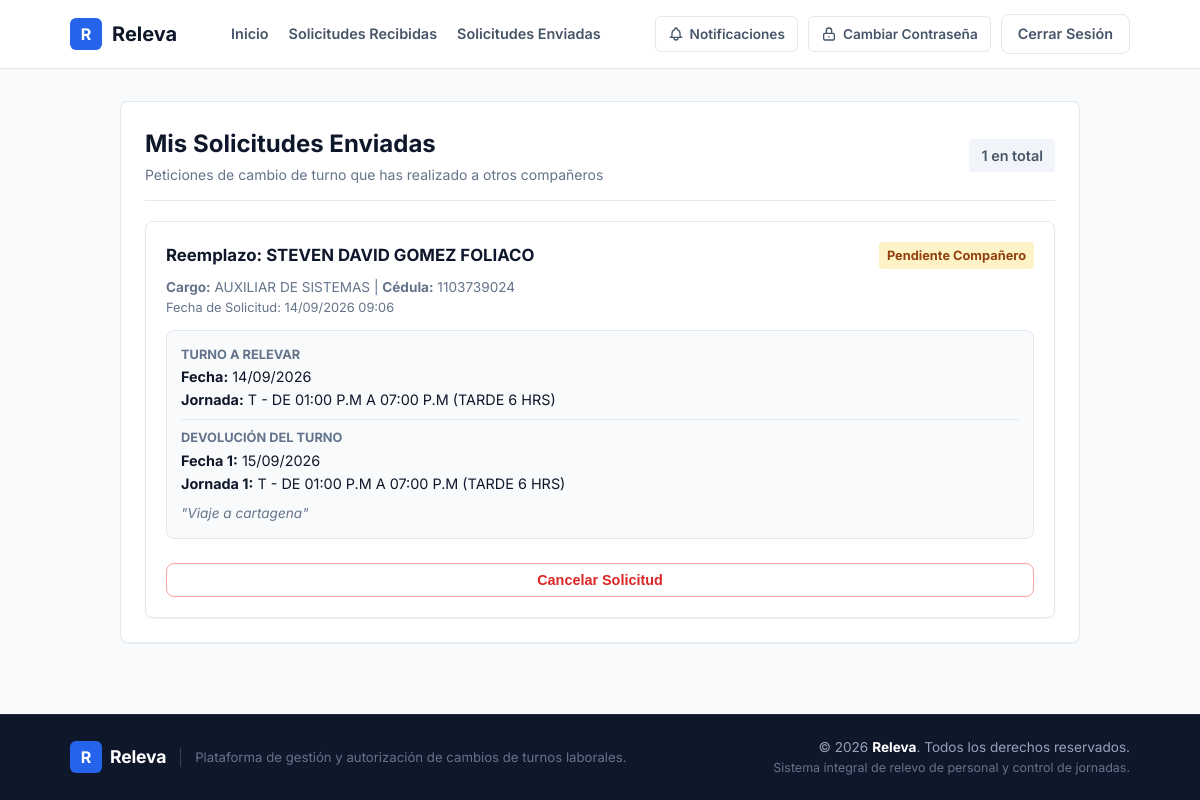
The page /solicitudes/enviadas/ (signed in) on the database as committed earlier.
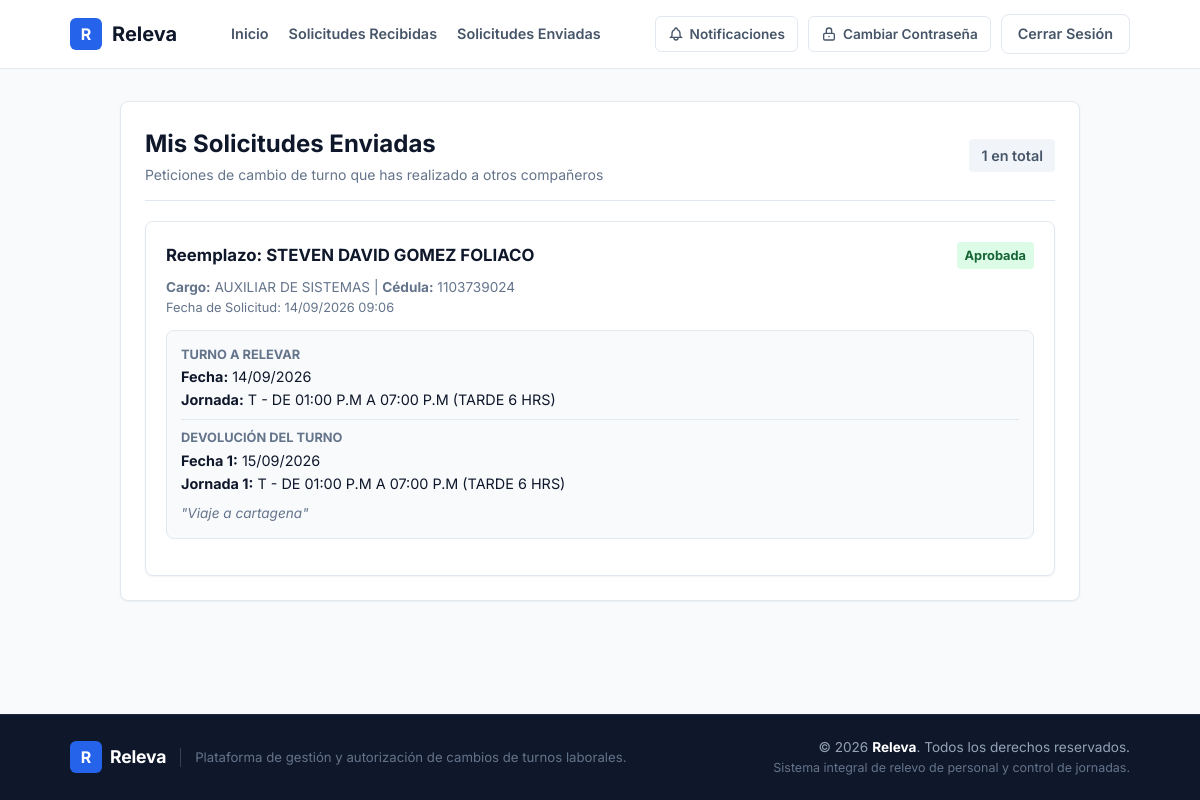
The same page on the database as committed later.
### core/models.py (models this page shows, shortened)
class SolicitudCambio(models.Model):
    ESTADO_CHOICES = [
        ('PENDIENTE_REEMPLAZO', 'Pendiente por Compañero'),
        ('PENDIENTE_COORDINADOR', 'Pendiente por Coordinador'),
        ('PENDIENTE_GH', 'Pendiente por Gestión Humana'),
        ('ACEPTADA', 'Aprobada'),
        ('RECHAZADA', 'Rechazada'),
        ('CANCELADA', 'Cancelada'),
    ]
    JORNADA_CHOICES = [
        ('N', 'N - DE 06:00 P.M A 06:00 A.M (NOCHE 12H)'),
        ('C', 'C - DE 06:00 A.M A 06:00 P.M (CORRIDO 11 HRS)'),
        ('C1', 'C1 - DE 08:00 A.M A 06:00 P.M (CORRIDO 10 HRS)'),
        ('C2', 'C2 - DE 07:00 A.M A 01:00 P.M Y DE 02:00 P.M A 07:00 P.M (CORRIDO 11 HRS)'),
        ('H', 'H - DE 08:00 A.M A 12:00 M Y DE 01:00 P.M A 05:00 P.M (ADMINISTRATIVO)'),
        ('N1', 'N1 - DE 06:00 P.M A 12:00 P.M Y DE 01:00 A.M A 06:00 A.M (NOCHE 11H)'),
        ('M4', 'M4 - DE 08:00 A.M A 12:00 P.M (4 HORAS MAÑANA)'),
        ('M', 'M - DE 07:00 A.M A 01:00 P.M (MAÑANA 6 HRS)'),
        ('T', 'T - DE 01:00 P.M A 07:00 P.M (TARDE 6 HRS)'),
        ('T9', 'T9 - DE 01:00 P.M A 09:00 P.M (TARDE 8 HRS)'),
        ('LM', 'LM - LICENCIA MATERNIDAD'),
        ('D', 'D - DESCANSO'),
        ('L', 'L - LIBRE'),
        ('LC', 'LC - LIBRE CUMPLEAÑOS'),
        ('ME', 'ME - MAÑANA EDUCATIVA'),
        ('TE', 'TE - TARDE EDUCATIVA'),
        ('V', 'V - VACACIONES'),
    ]
    JORNADA_HORAS = {
        'N': 12,
        'C': 11,
        'C1': 10,
        'C2': 11,
        'H': 8,
        'N1': 11,
        'M4': 4,
        'M': 6,
        'T': 6,
        'T9': 8,
        'LM': 0,
        'D': 0,
        'L': 0,
        'LC': 8,
        'ME': 6,
        'TE': 6,
        'V': 0,
    }
    JORNADA_DICT = dict(JORNADA_CHOICES)
    solicitante = models.ForeignKey(User, on_delete=models.CASCADE, related_name='solicitudes_enviadas', verbose_name="Nombre del Solicitante")
    reemplazo = models.ForeignKey(User, on_delete=models.CASCADE, related_name='solicitudes_recibidas', verbose_name="Nombre del Reemplazo 1")
    reemplazo_2 = models.ForeignKey(User, on_delete=models.SET_NULL, related_name='solicitudes_recibidas_2', blank=True, null=True, verbose_name="Nombre del Reemplazo 2 (Devolución 2)")
    coordinador = models.ForeignKey(User, on_delete=models.SET_NULL, related_name='solicitudes_coordinar', blank=True, null=True, verbose_name="Coordinador que Aprueba")
    fecha_turno = models.DateField(verbose_name="Fecha de Turno")
    jornada = models.CharField(max_length=50, choices=JORNADA_CHOICES, default='M', verbose_name="Jornada")
    fecha_devolucion = models.DateField(verbose_name="Fecha de Devolución 1")
    jornada_devolucion = models.CharField(max_length=50, choices=JORNADA_CHOICES, default='M', verbose_name="Jornada de Devolución 1")
    fecha_devolucion_2 = models.DateField(blank=True, null=True, verbose_name="Fecha de Devolución 2")
    jornada_devolucion_2 = models.CharField(max_length=50, choices=JORNADA_CHOICES, blank=True, null=True, verbose_name="Jornada de Devolución 2")
    motivo = models.TextField(blank=True, null=True, verbose_name="Motivo u Observaciones")
    estado = models.CharField(max_length=30, choices=ESTADO_CHOICES, default='PENDIENTE_REEMPLAZO', verbose_name="Estado")
    fecha_solicitud = models.DateTimeField(auto_now_add=True, verbose_name="Fecha de Solicitud")
    updated_at = models.DateTimeField(auto_now=True, verbose_name="Última Actualización")
    class Meta:
        ordering = ['-fecha_solicitud']
        verbose_name = "Solicitud de Cambio de Turno"
        verbose_name_plural = "Solicitudes de Cambio de Turnos"

class Profile(models.Model):
    user = models.OneToOneField(User, on_delete=models.CASCADE, related_name='profile')
    cargo = models.CharField(max_length=150, blank=True, null=True, verbose_name="Cargo")
    area = models.ForeignKey(Area, on_delete=models.SET_NULL, null=True, blank=True, related_name='empleados', verbose_name="Área")
    def es_admin_area(self):
        if self.user.is_superuser or self.user.is_staff or self.user.username == '1102830559' or self.user.username.lower() in ['admin', 'administrador']:
            return True
        if self.cargo:
            cargo_lower = self.cargo.lower()
            keywords = ['coordinador', 'admin', 'director', 'jefe', 'gerente', 'lider', 'líder', 'gestion humana', 'gestión humana']
            if any(k in cargo_lower for k in keywords):
                return True
        return self.user.areas_administradas.exists()

### core/views.py (the view)
# urls.py: path('solicitudes/enviadas/', views.solicitudes_enviadas_view, name='solicitudes_enviadas'),
@login_required(login_url='core:login')
def solicitudes_enviadas_view(request):
    solicitudes_enviadas = SolicitudCambio.objects.filter(solicitante=request.user).select_related(
        'reemplazo', 'reemplazo__profile', 'reemplazo_2', 'reemplazo_2__profile', 'coordinador'
    )
    enviadas_pendientes = solicitudes_enviadas.filter(estado__in=['PENDIENTE', 'PENDIENTE_REEMPLAZO', 'PENDIENTE_COORDINADOR', 'PENDIENTE_GH']).count()
    context = {
        'solicitudes_enviadas': solicitudes_enviadas,
        'enviadas_pendientes': enviadas_pendientes,
    }
    return render(request, 'solicitudes_enviadas.html', context)

### templates/solicitudes_enviadas.html (shortened to what the changed rows need)
{% extends 'base.html' %}
{% block content %}
<div class="container" style="max-width: 1000px;">
    <div class="card">
        <div style="display: flex; align-items: center; justify-content: space-between; margin-bottom: 20px; padding-bottom: 14px; border-bottom: 1px solid var(--border-color);">
            <div>
                <h1 style="font-size: 1.5rem; font-weight: 700; margin: 0; color: var(--text-primary);">Mis Solicitudes Enviadas</h1>
            </div>
        </div>
        {% if solicitudes_enviadas %}
            <div style="display: grid; grid-template-columns: repeat(auto-fit, minmax(300px, 1fr)); gap: 20px;">
                {% for s in solicitudes_enviadas %}
                    <div style="background: #ffffff; border: 1px solid var(--border-color); border-radius: 8px; padding: 20px; box-shadow: var(--shadow-sm); display: flex; flex-direction: column; justify-content: space-between;">
                        <div>
                            <div style="display: flex; align-items: center; justify-content: space-between; margin-bottom: 8px;">
                                <strong style="font-size: 1.05rem; color: var(--text-primary);">
                                    Reemplazo: {{ s.reemplazo.first_name|default:s.reemplazo.username }}
                                </strong>
                                {% if s.estado == 'PENDIENTE' or s.estado == 'PENDIENTE_REEMPLAZO' %}
                                    <span class="badge" style="background: #fef3c7; color: #92400e; font-weight: 700;">Pendiente Compañero</span>
                                {% elif s.estado == 'PENDIENTE_COORDINADOR' %}
                                    <span class="badge" style="background: #fed7aa; color: #9a3412; font-weight: 700;">Pendiente Coordinador</span>
                                {% elif s.estado == 'PENDIENTE_GH' %}
                                    <span class="badge" style="background: #e0f2fe; color: #0369a1; font-weight: 700;">Pendiente Gestión Humana</span>
                                {% elif s.estado == 'ACEPTADA' %}
                                    <span class="badge" style="background: #dcfce7; color: #166534; font-weight: 700;">Aprobada</span>
                                {% elif s.estado == 'RECHAZADA' %}
                                    <span class="badge" style="background: #fee2e2; color: #991b1b; font-weight: 700;">Rechazada</span>
                                {% else %}
                                    <span class="badge" style="background: #f1f5f9; color: #475569;">Cancelada</span>
                                {% endif %}
                            </div>
                            <p style="font-size: 0.85rem; color: var(--text-muted); margin-bottom: 12px;">
                                <strong>Cargo:</strong> {{ s.reemplazo.profile.cargo|default:"No asignado" }} | <strong>Cédula:</strong> {{ s.reemplazo.username }}<br>
                                <span style="font-size: 0.8rem;">Fecha de Solicitud: {{ s.fecha_solicitud|date:"d/m/Y H:i" }}</span>
                            </p>
                            <div style="font-size: 0.9rem; background: #f8fafc; padding: 14px; border-radius: 8px; margin-bottom: 16px; border: 1px solid var(--border-color); line-height: 1.6;">
                                <div style="margin-bottom: 6px;">
                                    <span style="color: var(--text-muted); font-size: 0.8rem; text-transform: uppercase; font-weight: 700; display: block;">Turno a Relevar</span>
                                    <strong>Fecha:</strong> {{ s.fecha_turno|date:"d/m/Y" }} <br>
                                    <strong>Jornada:</strong> {{ s.get_jornada_display }}
                                </div>
                                <hr style="border: 0; border-top: 1px solid var(--border-color); margin: 8px 0;" />
                                <div>
                                    <span style="color: var(--text-muted); font-size: 0.8rem; text-transform: uppercase; font-weight: 700; display: block;">Devolución del Turno</span>
                                    <strong>Fecha 1:</strong> {{ s.fecha_devolucion|date:"d/m/Y" }} <br>
                                    <strong>Jornada 1:</strong> {{ s.get_jornada_devolucion_display }}
                                </div>
                                {% if s.motivo %}
                                    <div style="margin-top: 8px; font-style: italic; color: var(--text-muted); font-size: 0.85rem;">
                                        "{{ s.motivo }}"
                                    </div>
                                {% endif %}
                            </div>
                        </div>
                        {% if s.estado == 'PENDIENTE' or s.estado == 'PENDIENTE_REEMPLAZO' or s.estado == 'PENDIENTE_COORDINADOR' or s.estado == 'PENDIENTE_GH' %}
                            <form method="POST" action="{% url 'core:cancelar_solicitud' s.pk %}" style="margin-top: 8px;">
                                <button type="submit" class="btn btn-outline" style="width: 100%; color: #dc2626; border-color: #fca5a5; padding: 8px 14px;">
                                    Cancelar Solicitud
                                </button>
                            </form>
                        {% endif %}
                    </div>
                {% endfor %}
            </div>
        {% else %}
            <p style="font-size: 0.95rem; color: var(--text-muted); text-align: center; padding: 40px 0;">
                No has enviado solicitudes de cambio de turno aún.
            </p>
        {% endif %}
    </div>
</div>
{% endblock %}

Rows that differ between the two databases and show on the page:
changed SolicitudCambio "T - DE 01:00 P.M A 07:00 P.M (TARDE 6 HRS)": estado "Pendiente Compañero Cancelar Solicitud" → "Aprobada"
